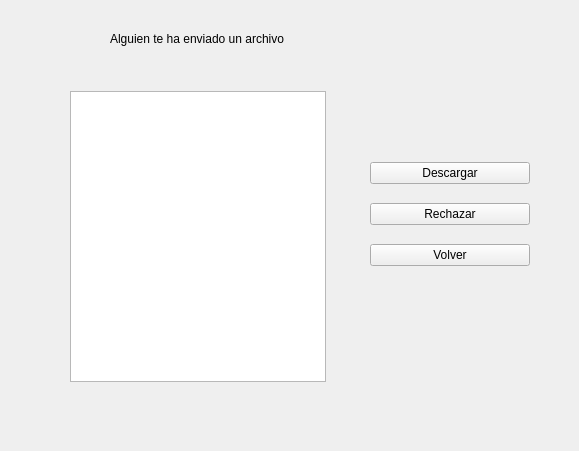
<?xml version="1.0" encoding="UTF-8"?>
<ui version="4.0">
 <class>Form</class>
 <widget class="QWidget" name="Form">
  <property name="geometry">
   <rect>
    <x>0</x>
    <y>0</y>
    <width>579</width>
    <height>451</height>
   </rect>
  </property>
  <property name="windowTitle">
   <string>Form</string>
  </property>
  <widget class="QListWidget" name="descargaslistWidget">
   <property name="geometry">
    <rect>
     <x>70</x>
     <y>91</y>
     <width>256</width>
     <height>291</height>
    </rect>
   </property>
  </widget>
  <widget class="QWidget" name="verticalLayoutWidget">
   <property name="geometry">
    <rect>
     <x>370</x>
     <y>149</y>
     <width>160</width>
     <height>131</height>
    </rect>
   </property>
   <layout class="QVBoxLayout" name="verticalLayout">
    <item>
     <widget class="QPushButton" name="descargarButton">
      <property name="text">
       <string>Descargar</string>
      </property>
     </widget>
    </item>
    <item>
     <widget class="QPushButton" name="rechazarButton">
      <property name="text">
       <string>Rechazar</string>
      </property>
     </widget>
    </item>
    <item>
     <widget class="QPushButton" name="volverButton">
      <property name="text">
       <string>Volver</string>
      </property>
     </widget>
    </item>
   </layout>
  </widget>
  <widget class="QLabel" name="label">
   <property name="geometry">
    <rect>
     <x>110</x>
     <y>30</y>
     <width>341</width>
     <height>17</height>
    </rect>
   </property>
   <property name="text">
    <string>Alguien te ha enviado un archivo</string>
   </property>
  </widget>
 </widget>
 <resources/>
 <connections/>
</ui>
